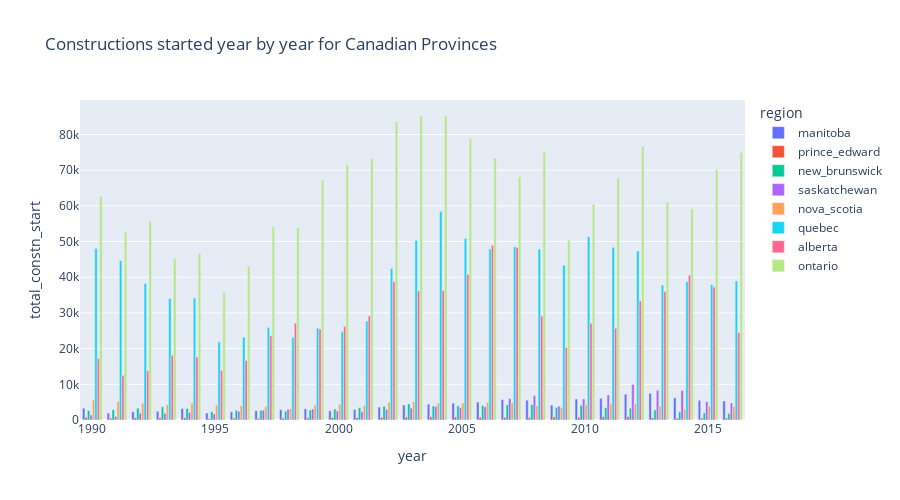

Notebook code for this chart:
### Code cell
provinces = ['alberta', 'ontario', 'quebec','prince_edward', 'manitoba','new_brunswick', 'saskatchewan', 'nova_scotia' ]

# plotting bar chart for the provinces alone
fig = px.bar(constn_df[constn_df['region'].isin(provinces)], x="year", y = "total_constn_start", color = 'region',
             barmode='group',height=500, title='Constructions started year by year for Canadian Provinces')
fig.show()

### Figure 1 — Plotly figure (JSON) as saved in the notebook; plotly's stock layout.template omitted (floating-point values rounded to 4 significant figures)
{"data": [{"alignmentgroup": "True", "hovertemplate": "region=manitoba<br>year=%{x}<br>total_constn_start=%{y}<extra></extra>", "legendgroup": "manitoba", "marker": {"color": "#636efa", "pattern": {"shape": ""}}, "name": "manitoba", "offsetgroup": "manitoba", "orientation": "v", "showlegend": true, "textposition": "auto", "type": "bar", "x": [1990, 1991, 1992, 1993, 1994, 1995, 1996, 1997, 1998, 1999, 2000, 2001, 2002, 2003, 2004, 2005, 2006, 2007, 2008, 2009, 2010, 2011, 2012, 2013, 2014, 2015, 2016], "xaxis": "x", "y": [3297, 1950, 2310, 2425, 3197, 1963, 2318, 2612, 2895, 3133, 2560, 2963, 3617, 4206, 4440, 4731, 5028, 5738, 5537, 4174, 5888, 6083, 7242, 7465, 6220, 5501, 5319], "yaxis": "y"}, {"alignmentgroup": "True", "hovertemplate": "region=prince_edward<br>year=%{x}<br>total_constn_start=%{y}<extra></extra>", "legendgroup": "prince_edward", "marker": {"color": "#EF553B", "pattern": {"shape": ""}}, "name": "prince_edward", "offsetgroup": "prince_edward", "orientation": "v", "showlegend": true, "textposition": "auto", "type": "bar", "x": [1990, 1991, 1992, 1993, 1994, 1995, 1996, 1997, 1998, 1999, 2000, 2001, 2002, 2003, 2004, 2005, 2006, 2007, 2008, 2009, 2010, 2011, 2012, 2013, 2014, 2015, 2016], "xaxis": "x", "y": [762, 553, 644, 645, 669, 422, 554, 470, 524, 616, 710, 675, 775, 814, 919, 862, 738, 750, 712, 877, 756, 940, 941, 636, 511, 558, 556], "yaxis": "y"}, {"alignmentgroup": "True", "hovertemplate": "region=new_brunswick<br>year=%{x}<br>total_constn_start=%{y}<extra></extra>", "legendgroup": "new_brunswick", "marker": {"color": "#00cc96", "pattern": {"shape": ""}}, "name": "new_brunswick", "offsetgroup": "new_brunswick", "orientation": "v", "showlegend": true, "textposition": "auto", "type": "bar", "x": [1990, 1991, 1992, 1993, 1994, 1995, 1996, 1997, 1998, 1999, 2000, 2001, 2002, 2003, 2004, 2005, 2006, 2007, 2008, 2009, 2010, 2011, 2012, 2013, 2014, 2015, 2016], "xaxis": "x", "y": [2683, 2872, 3310, 3693, 3203, 2300, 2722, 2702, 2447, 2776, 3079, 3462, 3862, 4489, 3947, 3959, 4085, 4242, 4274, 3521, 4101, 3452, 3299, 2843, 2276, 1995, 1838], "yaxis": "y"}, {"alignmentgroup": "True", "hovertemplate": "region=saskatchewan<br>year=%{x}<br>total_constn_start=%{y}<extra></extra>", "legendgroup": "saskatchewan", "marker": {"color": "#ab63fa", "pattern": {"shape": ""}}, "name": "saskatchewan", "offsetgroup": "saskatchewan", "orientation": "v", "showlegend": true, "textposition": "auto", "type": "bar", "x": [1990, 1991, 1992, 1993, 1994, 1995, 1996, 1997, 1998, 1999, 2000, 2001, 2002, 2003, 2004, 2005, 2006, 2007, 2008, 2009, 2010, 2011, 2012, 2013, 2014, 2015, 2016], "xaxis": "x", "y": [1417, 998, 1869, 1880, 2098, 1702, 2438, 2757, 2965, 3089, 2513, 2381, 2963, 3315, 3781, 3437, 3715, 6007, 6828, 3866, 5907, 7031, 9968, 8290, 8257, 5149, 4775], "yaxis": "y"}, {"alignmentgroup": "True", "hovertemplate": "region=nova_scotia<br>year=%{x}<br>total_constn_start=%{y}<extra></extra>", "legendgroup": "nova_scotia", "marker": {"color": "#FFA15A", "pattern": {"shape": ""}}, "name": "nova_scotia", "offsetgroup": "nova_scotia", "orientation": "v", "showlegend": true, "textposition": "auto", "type": "bar", "x": [1990, 1991, 1992, 1993, 1994, 1995, 1996, 1997, 1998, 1999, 2000, 2001, 2002, 2003, 2004, 2005, 2006, 2007, 2008, 2009, 2010, 2011, 2012, 2013, 2014, 2015, 2016], "xaxis": "x", "y": [5560, 5173, 4673, 4282, 4748, 4168, 4059, 3813, 3137, 4250, 4432, 4092, 4970, 5096, 4717, 4775, 4896, 4750, 3982, 3438, 4309, 4644, 4522, 3919, 3056, 3825, 3767], "yaxis": "y"}, {"alignmentgroup": "True", "hovertemplate": "region=quebec<br>year=%{x}<br>total_constn_start=%{y}<extra></extra>", "legendgroup": "quebec", "marker": {"color": "#19d3f3", "pattern": {"shape": ""}}, "name": "quebec", "offsetgroup": "quebec", "orientation": "v", "showlegend": true, "textposition": "auto", "type": "bar", "x": [1990, 1991, 1992, 1993, 1994, 1995, 1996, 1997, 1998, 1999, 2000, 2001, 2002, 2003, 2004, 2005, 2006, 2007, 2008, 2009, 2010, 2011, 2012, 2013, 2014, 2015, 2016], "xaxis": "x", "y": [48070, 44654, 38228, 34015, 34154, 21885, 23220, 25896, 23138, 25742, 24695, 27682, 42452, 50289, 58448, 50910, 47877, 48553, 47901, 43403, 51363, 48387, 47367, 37758, 38810, 37926, 38935], "yaxis": "y"}, {"alignmentgroup": "True", "hovertemplate": "region=alberta<br>year=%{x}<br>total_constn_start=%{y}<extra></extra>", "legendgroup": "alberta", "marker": {"color": "#FF6692", "pattern": {"shape": ""}}, "name": "alberta", "offsetgroup": "alberta", "orientation": "v", "showlegend": true, "textposition": "auto", "type": "bar", "x": [1990, 1991, 1992, 1993, 1994, 1995, 1996, 1997, 1998, 1999, 2000, 2001, 2002, 2003, 2004, 2005, 2006, 2007, 2008, 2009, 2010, 2011, 2012, 2013, 2014, 2015, 2016], "xaxis": "x", "y": [17227, 12492, 13809, 18151, 17692, 13906, 16665, 23671, 27122, 25447, 26266, 29174, 38754, 36171, 36270, 40847, 48962, 48336, 29164, 20298, 27088, 25704, 33396, 36011, 40590, 37282, 24533], "yaxis": "y"}, {"alignmentgroup": "True", "hovertemplate": "region=ontario<br>year=%{x}<br>total_constn_start=%{y}<extra></extra>", "legendgroup": "ontario", "marker": {"color": "#B6E880", "pattern": {"shape": ""}}, "name": "ontario", "offsetgroup": "ontario", "orientation": "v", "showlegend": true, "textposition": "auto", "type": "bar", "x": [1990, 1991, 1992, 1993, 1994, 1995, 1996, 1997, 1998, 1999, 2000, 2001, 2002, 2003, 2004, 2005, 2006, 2007, 2008, 2009, 2010, 2011, 2012, 2013, 2014, 2015, 2016], "xaxis": "x", "y": [62649, 52794, 55772, 45140, 46645, 35818, 43062, 54072, 53830, 67235, 71521, 73282, 83597, 85180, 85114, 78795, 73417, 68123, 75076, 50370, 60433, 67821, 76742, 61085, 59134, 70156, 74952], "yaxis": "y"}], "layout": {"barmode": "group", "height": 500, "legend": {"title": {"text": "region"}, "tracegroupgap": 0}, "title": {"text": "Constructions started year by year for Canadian Provinces"}, "xaxis": {"anchor": "y", "domain": [0, 1], "title": {"text": "year"}}, "yaxis": {"anchor": "x", "domain": [0, 1], "title": {"text": "total_constn_start"}}}}
